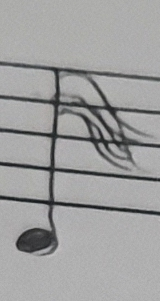
#> input picture Junk/Yamani/shubra1/13 8.jpg, 160 x 301 px
$ jupyter execute --allow-errors ourClassifier.ipynb   (older library calls are emulated)
#> lines starting #> are read from the running program, lines starting #| are printed output that depends on the picture; after the words box and inside, x2 and y2 are one past the last pixel; in counts of white or black regions, pixels touching at a corner belong together
### Junk/Yamani/my_commonfunctions.py


import skimage.io as io
import matplotlib.pyplot as plt
import numpy as np
from skimage.exposure import histogram
from skimage.transform import probabilistic_hough_line
from matplotlib.pyplot import bar
from skimage.color import *

# Convolution:
from scipy.signal import convolve2d
from scipy import fftpack
import math

from skimage.util import random_noise
from skimage.filters import median
from skimage.feature import canny
from skimage.measure import label
from skimage.color import label2rgb

import cv2


# Edges
from skimage.filters import sobel_h, sobel, sobel_v,roberts, prewitt

# Show the figures / plots inside the notebook
def my_show_images(images,titles=None, row_max=1, dpi=200):
    #This function is used to show image(s) with titles by sending an array of images and an array of associated titles.
    # images[0] will be drawn with the title titles[0] if exists
    # You aren't required to understand this function, use it as-is.
    n_ims = len(images)
    if titles is None: titles = ['(%d)' % i for i in range(1,n_ims + 1)]
    fig = plt.figure(dpi=dpi)
    n = 1
    for image,title in zip(images,titles):
        a = fig.add_subplot(math.ceil(n_ims/row_max), row_max, n)
        if image.ndim == 2:
            plt.gray()
        plt.imshow(image)
        a.set_title(title)
        n += 1
    fig.set_size_inches(np.array(fig.get_size_inches()) * n_ims/row_max)
    plt.show()


# [21 lines left out: functions add_padding, my_show_hist, not called in this run]


def my_imread_gray(fname):
#> called with fname = 'shubra1/13 8.jpg'
    img = io.imread(fname)
#> img is the input picture: shape (301, 160, 3); mean R, G, B 158.8, 158.8, 158.7
    if len(img.shape) == 2:
        img =  img
    elif img.shape[2] == 4:
        img =  rgb2gray(rgba2rgb(img))
    else:
        img = rgb2gray(img)
#> img: shape (301, 160) float64

    if np.max(img) <= 1:
        return (img*255).astype(np.uint8)

    return img.astype(np.uint8)


def my_close(src, kernel):
    dilated = cv2.dilate(src, kernel)
    return cv2.erode(dilated, kernel)


def my_open(src, kernel):
    dilated = cv2.erode(src, kernel)
    return cv2.dilate(dilated, kernel)


# [12 lines left out: function get_staff_thickness, not called in this run]

def get_distance_between_staves_and_staff_thickness(img_binary_bg_white):
    img_height = img_binary_bg_white.shape[0]

    flattened = img_binary_bg_white.T.flatten()
    flattened_indices = np.arange(0, flattened.shape[0], 1, np.uint32)
    flattened[flattened_indices % img_height == 0] = False # Separate each column with a black pixel

    image, contours_distance, hierarchy = cv2.findContours((flattened*255).astype(np.uint8),
                                                            cv2.RETR_TREE,
                                                            cv2.CHAIN_APPROX_SIMPLE)

    flattened = ~flattened # For thickness
    flattened[flattened_indices % img_height == 0] = False # Separate each column with a black pixel
    image, contours_thickness, hierarchy = cv2.findContours((flattened*255).astype(np.uint8),
                                                            cv2.RETR_TREE,
                                                            cv2.CHAIN_APPROX_SIMPLE)

    distance_between_staves = most_frequent_white_length(img_height, contours_distance)
    staff_thickness = most_frequent_white_length(img_height, contours_thickness)

    return distance_between_staves, staff_thickness


def most_frequent_white_length(img_height, contours):
    # We refer to length as the vertical distance between 2 black pixels
    length_freq = np.zeros((img_height), dtype=np.uint32) # No contour can be taller than img_height because we separated each column with a black pixel
    all_possible_lengths = np.arange(0, img_height, 1, dtype=np.uint32)
    for i in contours:
        contour_y = i.T[1]
        length = contour_y[0][1] - contour_y[0][0] if len(contour_y[0]) == 2 else 1
        length_freq[length] += 1

    # plt.bar(all_possible_lengths, length_freq, width=3)

    return all_possible_lengths[length_freq == length_freq.max()][0]


# [68 lines left out: functions get_line_separation_kernel_size_from_distance_between_staves, get_rotation_angle, rotate_bound, add_padding, contours_mask, not called in this run]

### Junk/Yamani/Remove_Staff_Lines.py
#!/usr/bin/env python
# coding: utf-8

# In[1]:


from my_commonfunctions import *


# In[2]:


def draw_hough_lines(lines, shape, line_thickness):
    lines_img = np.zeros(shape)
    for l in lines:
        x1 = l[0][0]
        y1 = l[0][1]
        x2 = l[1][0]
        y2 = l[1][1]
        #print(l)
        #print(x1, y1, x2, y2)
        cv2.line(lines_img, (x1,y1), (x2,y2), (255,255,255), line_thickness)

    return lines_img


# In[6]:


def potential_staff_lines(note_img_thresh, staff_thickness):
    DEG_TO_RAD = np.pi/180
    width = note_img_thresh.shape[1]

    # Hough to get potential staff lines
    line_length = int(width/4)
    lines = probabilistic_hough_line(note_img_thresh, threshold=10, line_length=line_length, line_gap=3, theta=np.arange(80*DEG_TO_RAD, 100*DEG_TO_RAD, 1*DEG_TO_RAD), seed=40)
    lines_img_before_filteration = draw_hough_lines(lines, note_img_thresh.shape, 1)
    lines_img_before_filteration = cv2.dilate(lines_img_before_filteration, np.ones((1, 11)))

    # Get widest 5 contours/lines
    lines_img = np.copy(lines_img_before_filteration)
    image, contours, hierarchy = cv2.findContours(lines_img_before_filteration.astype(np.uint8), cv2.RETR_EXTERNAL, cv2.CHAIN_APPROX_SIMPLE)

    contours_bounding_rectangles = []
    for c in contours:
        x, y, w, h = cv2.boundingRect(c)
        #print(x, y, w, h)
        contours_bounding_rectangles.append([c, [x, y, w, h]])

    contours_bounding_rectangles_sorted = sorted(contours_bounding_rectangles, key = lambda x: x[1][2], reverse=True) # sort by width
    contours_widest_5 = []
    j = 5 if len(contours_bounding_rectangles_sorted) >= 5 else len(contours_bounding_rectangles_sorted)
    for i in range(j):
        contours_widest_5.append(contours_bounding_rectangles_sorted[i][0])

    # Draw widest 5 contours/lines
    lines_img = np.zeros(note_img_thresh.shape, dtype=np.uint8)
    lines_img = rgb2gray(cv2.drawContours(gray2rgb(lines_img), contours_widest_5, -1, (255,255,255), 1))
    k = 3
    lines_img = my_close(lines_img, np.ones((k*staff_thickness, k*staff_thickness)))

    # my_show_images([lines_img])

    return lines_img


# In[7]:


def remove_staff_lines(note_img_gray):
    # Otsu's thresholding
    ret, note_img_thresh = cv2.threshold(note_img_gray, 0, 255, cv2.THRESH_BINARY+cv2.THRESH_OTSU)
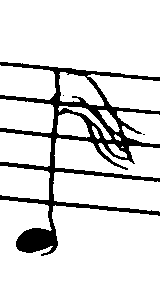
#> note_img_thresh: shape (301, 160); 87.4% white; 3 black regions (2 under 20 px), largest, box (x1, y1, x2, y2) and area: (0, 62, 160, 256) 6064
#> ret = 121

    # distance_between_staves, staff_thickness
    distance_between_staves, staff_thickness = get_distance_between_staves_and_staff_thickness(note_img_thresh)
#> in get_distance_between_staves_and_staff_thickness, `image, contours_distance, hierarchy = cv2.findContours((flattened*255)..`: contours_distance = 1177 contours, all with area under 20
#> in get_distance_between_staves_and_staff_thickness, `image, contours_thickness, hierarchy = cv2.findContours((flattened*255..`: contours_thickness = 1017 contours, all with area under 20
#> the loop in most_frequent_white_length, `for i in contours:` made 1177 passes
#> (i, contour_y, length) on passes 1 to 3: ([[0, 48075], [0, 48159]], [[48075, 48159]], 84), ([[0, 48041], [0, 48070]], [[48041, 48070]], 29), ([[0, 48007], [0, 48036]], [[48007, 48036]], 29)
#> after the loop in most_frequent_white_length, `for i in contours:`: length_freq = 301 values, max 253 at index 29, min 0 at index 0, mean 3.91
#> in get_distance_between_staves_and_staff_thickness, `distance_between_staves = most_frequent_white_length(img_height, conto..`: distance_between_staves = 29
#> the loop in most_frequent_white_length (call 2), `for i in contours:` made 1017 passes
#> (i, contour_y, length) on passes 1 to 3: ([[0, 48071], [0, 48074]], [[48071, 48074]], 3), ([[0, 48037], [0, 48040]], [[48037, 48040]], 3), ([[0, 48003], [0, 48006]], [[48003, 48006]], 3)
#> in get_distance_between_staves_and_staff_thickness, `staff_thickness = most_frequent_white_length(img_height, contours_thic..`: staff_thickness = 3
#> distance_between_staves = 29; staff_thickness = 3

    note_img_thresh = ~note_img_thresh

    # Potential staff lines
    lines_img = potential_staff_lines(note_img_thresh, staff_thickness)
#> in potential_staff_lines, `lines = probabilistic_hough_line(note_img_thresh, threshold=10, line_l..`: lines = 37 items
#> the loop in draw_hough_lines, `for l in lines:` made 37 passes
#> (x1, y1, x2, y2) on passes 1 to 8: (0, 196, 123, 211), (0, 164, 159, 181), (66, 72, 124, 74), (0, 162, 87, 172), (0, 198, 82, 207), (0, 195, 54, 202), (0, 97, 159, 113), (0, 98, 45, 102)
#> after the loop in draw_hough_lines, `for l in lines:`:
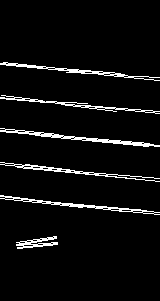
#> lines_img: shape (301, 160) float64; 5.2% white in thin lines or dots, all inside (x1, y1, x2, y2) = (0, 62, 160, 249)
#> in potential_staff_lines, `lines_img_before_filteration = cv2.dilate(lines_img_before_filteration..`:
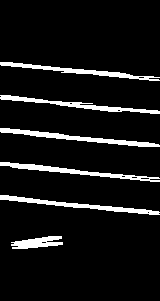
#> lines_img_before_filteration: shape (301, 160) float64; 8.2% white; 6 white regions, box (x1, y1, x2, y2) and area: (0, 128, 160, 147) 749, (0, 195, 160, 215) 713, (0, 162, 160, 182) 709, (0, 95, 160, 114) 673, (0, 62, 160, 81) 666, (11, 236, 63, 249) 423
#> in potential_staff_lines, `image, contours, hierarchy = cv2.findContours(lines_img_before_filtera..`: contours = 6 contours; box (x1, y1, x2, y2) and area: (0, 128, 160, 147) 587, (0, 162, 160, 182) 553, (0, 195, 160, 215) 551, (0, 95, 160, 114) 502, (0, 62, 160, 81) 496, (11, 236, 63, 249) 348
#> the loop in potential_staff_lines, `for c in contours:` made 6 passes
#> (x, y, w, h) on passes 1 to 6: (11, 236, 52, 13), (0, 195, 160, 20), (0, 162, 160, 20), (0, 128, 160, 19), (0, 95, 160, 19), (0, 62, 160, 19)
#> after the loop in potential_staff_lines, `for c in contours:`: contours_bounding_rectangles = 6 items
#> in potential_staff_lines, `j = 5 if len(contours_bounding_rectangles_sorted) >= 5 else len(contou..`: j = 5
#> after the loop in potential_staff_lines, `for i in range(j):`: contours_widest_5 = 5 contours; box (x1, y1, x2, y2) and area: (0, 128, 160, 147) 587, (0, 162, 160, 182) 553, (0, 195, 160, 215) 551, (0, 95, 160, 114) 502, (0, 62, 160, 81) 496
#> in my_close, `return cv2.erode(dilated, kernel)`:
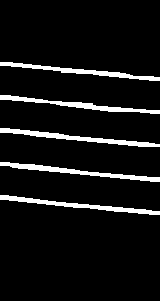
#> returned value: shape (301, 160) float64; values 0 (black) and 1 (white), 7.5% white; 5 white regions, box (x1, y1, x2, y2) and area: (0, 128, 160, 147) 751, (0, 162, 160, 182) 736, (0, 195, 160, 215) 716, (0, 95, 160, 114) 702, (0, 62, 160, 81) 687
    lines_img_flattened = (lines_img > 0.5).T.flatten()

    # Iterate over each column to remove any "run of white pixels" with a length of "m*staff_thickness"
    # But it must be a part from a potentail line to confirm removing (potential lines calculated above)
    note_img_thresh_flattened = (note_img_thresh).T.flatten()
    image, contours, hierarchy = cv2.findContours((note_img_thresh_flattened).astype(np.uint8), cv2.RETR_TREE, cv2.CHAIN_APPROX_SIMPLE)
#> contours = 1017 contours, all with area under 20

    for c in contours:
        if c.shape == (2, 1, 2):
            p1 = c[1][0][1]
            p0 = c[0][0][1]
            m = 1.55
            if p1 - p0 <= staff_thickness*m:
                #print(c)
                staff_pixel_percentage = lines_img_flattened[p0:p1+1].sum() / len(lines_img_flattened[p0:p1+1])
                if staff_pixel_percentage > 0.35:
                    note_img_thresh_flattened[p0:p1+1] = 0
        elif c.shape == (1, 1, 2):
            #print(c)
            p0 = c[0][0][1]
            staff_pixel_percentage = lines_img_flattened[p0:p0+1].sum() / len(lines_img_flattened[p0:p0+1])
            if staff_pixel_percentage > 0.35:
                note_img_thresh_flattened[p0:p0+1] = 0
#> this loop made 1017 passes
#> (c, p1, p0, staff_pixel_percentage) on passes 1 to 8: ([[0, 48071], [0, 48074]], 48074, 48071, 0.75), ([[0, 48037], [0, 48040]], 48040, 48037, 1), ([[0, 48003], [0, 48006]], 48006, 48003, 0.75), ([[0, 47970], [0, 47973]], 47973, 47970, 0.75), ([[0, 47936], [0, 47939]], 47939, 47936, 1), ([[0, 47769], [0, 47773]], 47773, 47769, 0.8), ([[0, 47736], [0, 47739]], 47739, 47736, 1), ([[0, 47702], [0, 47705]], 47705, 47702, 0.75)


    staff_lines_removed = note_img_thresh_flattened.reshape(note_img_thresh.T.shape).T
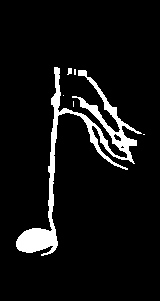
#> staff_lines_removed: shape (301, 160); 7% white; 6 white regions (4 under 20 px), largest, box (x1, y1, x2, y2) and area: (16, 67, 142, 256) 3320, (67, 68, 72, 75) 26

    return staff_lines_removed

### Junk/Yamani/ourClassifier.ipynb
[cell 1]
import cv2
from sklearn.neural_network import MLPClassifier  # MLP is an NN
from sklearn.neighbors import KNeighborsClassifier
from sklearn import svm
from sklearn.model_selection import train_test_split
import numpy as np
import os
from tqdm import tqdm
import random
import pickle
from my_commonfunctions import *
from Remove_Staff_Lines import *

[cell 2]
path_to_dataset = r'Symbols/data'
target_img_size = (32, 32)

random_seed = 42
random.seed(random_seed)
np.random.seed(random_seed)

[cell 3]
def load_dataset():
    imgs = []
    labels = []
    for cf in os.listdir(path_to_dataset):
        try:
            for fn in tqdm(os.listdir(path_to_dataset+'/'+cf), desc=cf):
                img = cv2.imread(path_to_dataset+'/'+cf+'/'+fn)
                imgs.append(img)
                labels.append(cf)
        except:
            print('\r'+cf+' Probably not a folder ....')

    return imgs, labels

#> (a cell that did not finish here is left out)

[cell 5]
# [12 lines left out: function extract_raw_pixels, not called in this run]

[cell 6]
def extract_hog_features(img):
    """
    TODO
    You won't implement anything in this function. You just need to understand it
    and understand its parameters (i.e win_size, cell_size, ... etc)
    """
    img = cv2.resize(img, target_img_size)
    win_size = (32, 32)
    cell_size = (4, 4)
    block_size_in_cells = (2, 2)

    block_size = (block_size_in_cells[1] * cell_size[1], block_size_in_cells[0] * cell_size[0])
    block_stride = (cell_size[1], cell_size[0])
    nbins = 9  # Number of orientation bins
    hog = cv2.HOGDescriptor(win_size, block_size, block_stride, cell_size, nbins)
    h = hog.compute(img)
    h = h.flatten()
    return h.flatten()

[cell 7]
def extract_features(img, feature_set='hog'):
    """
    TODO
    Given either 'hog', 'raw', call the respective function and return its output
    """
    if feature_set == 'hog':
        return extract_hog_features(img)
    elif feature_set == 'raw':
        return extract_raw_pixels(img)

[cell 8]
# [11 lines left out: function extract_features_for_all, not called in this run]

[cell 9]
classifiers = {
    'SVM': svm.LinearSVC(random_state=random_seed),
    'KNN': KNeighborsClassifier(n_neighbors=7),
    'NN': MLPClassifier(solver='sgd', random_state=random_seed, hidden_layer_sizes=(500,), max_iter=20, verbose=1)
}

#> (a cell that did not finish here is left out)

[cell 11]
# This function will test all our classifiers on a specific feature set
# [16 lines left out: function train, not called in this run]

#> (a cell that did not finish here is left out)

#> (a cell that did not finish here is left out)

#> (a cell that did not finish here is left out)

[cell 15]
with open('svm.pkl', 'wb') as fid:
    pickle.dump(classifiers['SVM'], fid)

[cell 16]
with open('mlp.pkl', 'wb') as fid:
    pickle.dump(classifiers['NN'], fid)

[cell 17]
def add_padding(img_gray, ww, hh, color):
    ht, wd = img_gray.shape[:2]

    # create new image of desired size and color (blue) for padding
    result = np.full((hh, ww), color, dtype=np.uint8)

    # compute center offset
    xx = (ww - wd) // 2
    yy = (hh - ht) // 2

    # copy img image into center of result image
    result[yy:yy+ht, xx:xx+wd] = img_gray

    return result

[cell 18]
def zoom_in(staff_lines_removed):
    staff_lines_removed = np.ascontiguousarray(staff_lines_removed)
    test_copy = cv2.dilate(staff_lines_removed, np.ones((5, 5)))
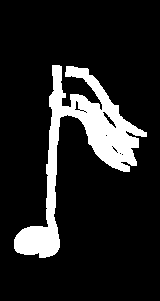
#> test_copy: shape (301, 160); 13.3% white; 1 white region, box (x1, y1, x2, y2) and area: (14, 65, 147, 258) 6404

    image, contours, hierarchy = cv2.findContours(test_copy,cv2.RETR_TREE,cv2.CHAIN_APPROX_SIMPLE)
    #contours_drawn = gray2rgb(np.copy(test_copy))
    max_area_contour = max(contours, key=cv2.contourArea)
    x, y, w, h = cv2.boundingRect(max_area_contour)
    zoomed_in = np.copy(staff_lines_removed[y:y+h, x:x+w])
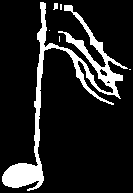
#> zoomed_in: shape (193, 133); 13.1% white; 6 white regions (4 under 20 px), largest, box (x1, y1, x2, y2) and area: (2, 2, 128, 191) 3320, (53, 3, 58, 10) 26

    return zoomed_in

[cell 19]
test = my_imread_gray('shubra1/13 8.jpg')
staff_lines_removed = remove_staff_lines(test)
zoomed_in = zoom_in(staff_lines_removed)
zoomed_in_padding = add_padding(zoomed_in, ww=int(zoomed_in.shape[1]*2.5), hh=int(zoomed_in.shape[0]*1.5), color=0)
#> in add_padding, `result[yy:yy+ht, xx:xx+wd] = img_gray`:
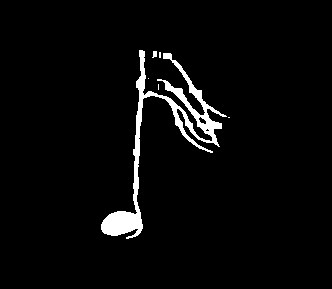
#> result: shape (289, 332); 3.5% white; 6 white regions (4 under 20 px), largest, box (x1, y1, x2, y2) and area: (101, 50, 227, 239) 3320, (152, 51, 157, 58) 26
my_show_images([test, staff_lines_removed, zoomed_in, zoomed_in_padding], dpi=100, row_max=4)
#> the loop in my_show_images, `for image,title in zip(images,titles):` made 4 passes
#> title on passes 1 to 4: '(1)', '(2)', '(3)', '(4)'

[cell 20]
staff_lines_removed_features = extract_features(zoomed_in_padding, 'hog')
#> in extract_hog_features, `img = cv2.resize(img, target_img_size)`:
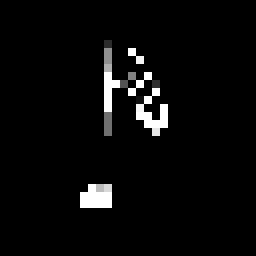
#> img: shape (32, 32) (shown 8 times larger); min 0, max 255, mean 9.2
#> (the rest of this cell did not finish here and is left out)

[cell 21]
thresh = cv2.adaptiveThreshold(255-staff_lines_removed, 256, cv2.ADAPTIVE_THRESH_GAUSSIAN_C, cv2.THRESH_BINARY, 3, 1)
#> thresh: shape (301, 160); 96.8% white; black in thin lines or dots, all inside (x1, y1, x2, y2) = (16, 67, 145, 256)
thresh = my_open(thresh, np.ones((5, 5)))
#> in my_open, `return cv2.dilate(dilated, kernel)`:
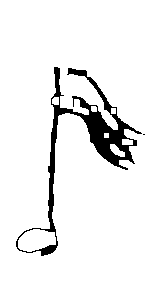
#> returned value: shape (301, 160); 93.6% white; 2 black regions (1 under 20 px), largest, box (x1, y1, x2, y2) and area: (16, 67, 142, 256) 3066
image, contours, hierarchy = cv2.findContours(thresh, cv2.RETR_TREE, cv2.CHAIN_APPROX_NONE)
contours_drawn = gray2rgb(np.copy(thresh))
contours_drawn = cv2.drawContours(contours_drawn, contours[1], -1, (255, 0, 0), 2)
#> contours_drawn: shape (301, 160, 3); mean R, G, B 238.8, 238.7, 238.7

my_show_images([thresh, contours_drawn], dpi=100, row_max=2)
#> the loop in my_show_images (call 2), `for image,title in zip(images,titles):` made 2 passes
